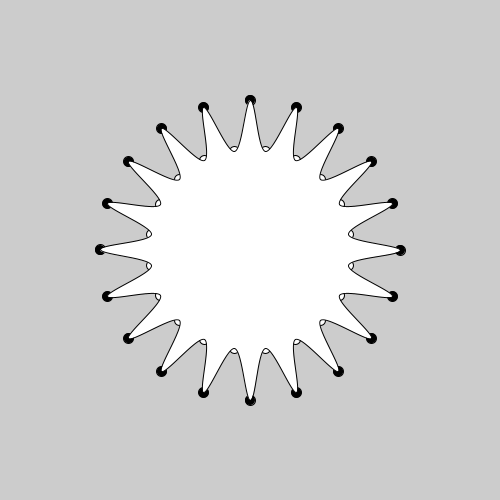
Frame 1 (no input)
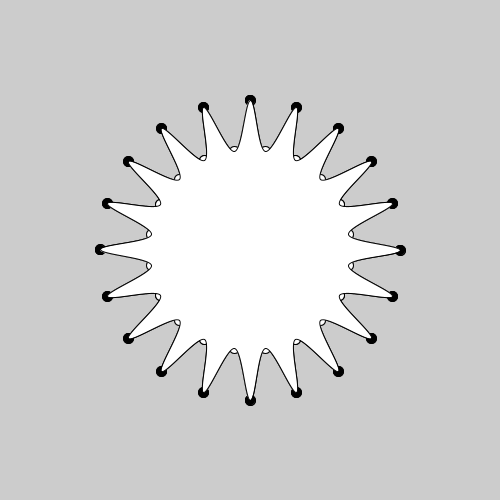
Frame 2 (the mouse pressed at the canvas centre, redrawn once)

The Processing sketch that drew these frames (run headless with seeded random() and noise(); the mouse was pressed at the canvas centre and the sketch redrawn once):

// Processing sketch: code7_7
// ── code7_7.pde
void setup(){
  size(500, 500);
  noLoop(); //draw()を１回だけ実行
}
void draw(){
  nGram(width/2, height/2, 150, 100, 20);
}
void nGram(float x, float y, float r_out, float r_in, int n){
  float[] cv_x = new float[n*2];
  float[] cv_y = new float[n*2];
  float angle = TWO_PI / (n*2); //TWO_PIは２Π=３６０度
  //外側の点
  for (int step = 0; step < n*2; step += 2){
    cv_x[step] = x + cos(step * angle) * r_out;
    cv_y[step] = y + sin(step * angle) * r_out;
    fill(0);
    ellipse(cv_x[step], cv_y[step], 10, 10);
  }
  //内側の点
  for (int step = 1; step < n*2; step += 2){
    cv_x[step] = x + cos(step * angle) * r_in;
    cv_y[step] = y + sin(step * angle) * r_in;
    fill(255);
    ellipse(cv_x[step], cv_y[step], 10, 10);
  }
  beginShape(); //図形開始
  //頂点を結びながらスプライン曲線を描く
  for(int step = 0; step < n*2; step++){
    curveVertex(cv_x[step], cv_y[step]);
  }
  //スプライン曲線の終わりの部分を描く
  curveVertex(cv_x[0], cv_y[0]);
  curveVertex(cv_x[1], cv_y[1]);
  curveVertex(cv_x[2], cv_y[2]);
  endShape(CLOSE);//図形を閉じて終了
}
